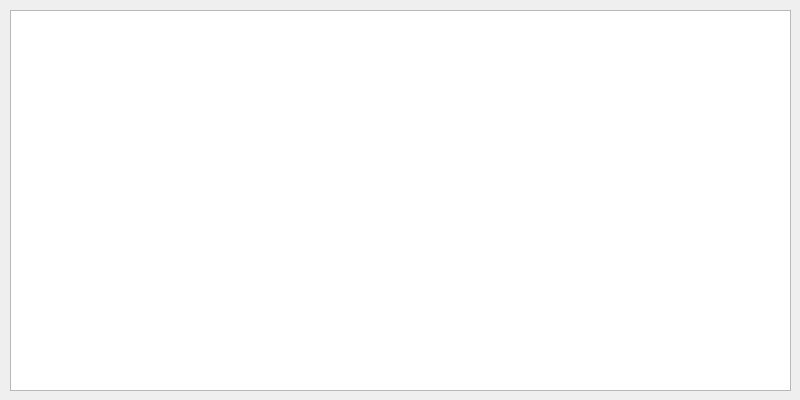
<?xml version="1.0" encoding="UTF-8"?>
<ui version="4.0">
 <class>SpoiledItems</class>
 <widget class="QDialog" name="SpoiledItems">
  <property name="windowModality">
   <enum>Qt::WindowModal</enum>
  </property>
  <property name="geometry">
   <rect>
    <x>0</x>
    <y>0</y>
    <width>800</width>
    <height>400</height>
   </rect>
  </property>
  <property name="windowTitle">
   <string>Mark Item as Spoiled</string>
  </property>
  <widget class="QTableView" name="tableView">
   <property name="geometry">
    <rect>
     <x>10</x>
     <y>10</y>
     <width>781</width>
     <height>381</height>
    </rect>
   </property>
  </widget>
 </widget>
 <resources/>
 <connections/>
</ui>
